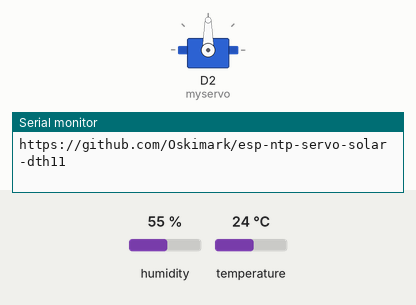
Bench run of a sketch on a simulated ESP8266 (NodeMCU). Shown: servo, the last lines printed to the serial monitor. The test bench sets the inputs (shaded band); at power-on: humidity 55 %, temperature 24 °C. WiFi joins after 1.5 s; servers stay silent unless stated; network time is answered at once with the bench clock; the local clock reads 2024-03-15 10:24:30 at power-on unless the sketch sets it.

Above: at 0.1 s.
At 5.9 s:
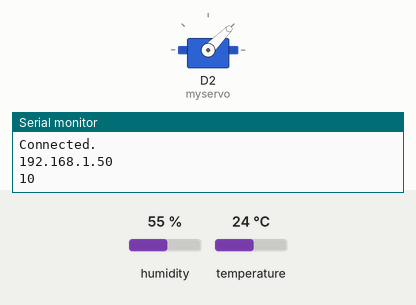
Timing chart, 0 to 7.4 s (numbered marks = the images above):
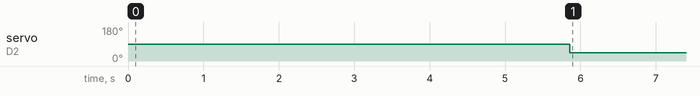

The sketch:

thingspeakhtesp.ino
```cpp
#include "ThingSpeak.h"
#include <NTPClient.h>
#include <WiFiUdp.h>
#include <ESP8266WiFi.h>
#include <DHT.h>
#include <Servo.h>
#define DHTTYPE DHT11
#define DHTPIN D7
DHT dht(DHTPIN, DHTTYPE);
int transmit_t = 0;
int transmit_h = 0;
int anterior_t = 0;
int anterior_h = 0;
int manana= 0;
int mananita= 0;
int mediodia= 0;
int tarde= 0;
int noche= 0;
int hora = 0;

float value = 0;
int x = 0;
WiFiUDP ntpUDP;
Servo myservo;  // create servo object to control a servo

IPAddress ip(192,168,0,25);
IPAddress gateway(192,168,0,1);
IPAddress subnet(255,255,255,0);
//----------- Enter you Wi-Fi Details---------//
char ssid[] = "nnnnn";   // your network SSID (name)
char pass[] = "nnnnnnn";   // your network password
//-------------------------------------------//

//----------- Channel Details -------------//
unsigned long Channel_ID = 88430; // Channel ID
const int Field_number1 = 1; // Don't change
const int Field_number2 = 2; // Don't change
const char * WriteAPIKey = "nnnnnnn"; // Your write API Key
// ----------------------------------------//
WiFiClient  client;
NTPClient timeClient(ntpUDP, "0.south-america.pool.ntp.org",-10800,6000);

void setup()
{
  dht.begin();
  Serial.begin(115200);
  Serial.println("https://github.com/Oskimark/esp-ntp-servo-solar-dth11");
  IPAddress ip(192, 168, 0, 25);
  WiFi.mode(WIFI_STA);
  ThingSpeak.begin(client);
  myservo.attach(D2);  // attaches the servo on pin 9 to the servo object

}

void loop()
{
  leerht();
  comparar();

 // leerhora();
  delay(10000);
}


void upload()
{
  internet();
  x = ThingSpeak.writeFields(Channel_ID, WriteAPIKey);
   timeClient.begin();
   timeClient.update(); //sincronizamos con el server NTP
   hora=timeClient.getHours();
  //Serial.println(timeClient.getFormattedTime());
   Serial.println(hora);
  switch (hora) {
    case 7:
      if (manana==0)
      {myservo.attach(D2);
        myservo.write(0);                 // sets the servo position according to the scaled value
      delay(1000);
      myservo.detach();

      manana=1;
      noche=0;}
      break;

    case 10:
      if (mananita==0)
      {myservo.attach(D2);
        myservo.write(45);                  // sets the servo position according to the scaled value
      delay(1000);
      myservo.detach();
      mananita=1; }
      break;

    case 13:
      if (mediodia==0)
      {myservo.attach(D2);
        myservo.write(90);                  // sets the servo position according to the scaled value
      delay(1000);
      myservo.detach();
      mediodia=1; }
      break;

    case 16:
      if (tarde==0)
      {myservo.attach(D2);
        myservo.write(120);                  // sets the servo position according to the scaled value
      delay(1000);
      myservo.detach();
      tarde=1; }
      break;

    case 18:
      if (noche==0)
      {myservo.attach(D2);
        myservo.write(180);                  // sets the servo position according to the scaled value
      delay(1000);
      myservo.detach();
      noche=1;
      manana=0;
      mananita=0;
      mediodia=0;
      tarde=0; }
      break;
   }


  if (x == 200)Serial.println("Data Updated.");
  if (x != 200)
  {
    Serial.println("Data upload failed, retrying....");
    delay(15000);
    upload();
  }
  delay(15000);

}
void internet()
{
  if (WiFi.status() != WL_CONNECTED)
  {
    Serial.print("Attempting to connect to SSID: ");
    Serial.println(ssid);
    while (WiFi.status() != WL_CONNECTED)
    {// WiFi.config(ip, gateway, subnet);
      WiFi.begin(ssid, pass);
      Serial.print(".");
      delay(5000);
    }
    Serial.println("\nConnected.");
     Serial.println(WiFi.localIP());

  }
}
void comparar()
{
 if ((anterior_h != transmit_h)||(anterior_t!=transmit_t))
   upload();

 Serial.println("sin cambios");
}
void leerht()
{
anterior_h=transmit_h;//guardo los ultimos valores para compararlos
anterior_t=transmit_t;

float h = dht.readHumidity();
float t = dht.readTemperature();
  if (isnan(h) || isnan(t)) {
    Serial.println(F("Failed to read from DHT sensor!"));
    return;
  }

 transmit_h=(int)h;
 transmit_t=(int)t;

 ThingSpeak.setField(1, transmit_t);
 ThingSpeak.setField(2, transmit_h);
  //ThingSpeak.setField(3, number3);
   delay(500);
  Serial.println(transmit_h);
  Serial.println(transmit_t);
  }
```

Measured:
- by itself, servo on D2 (myservo): 90° → 45° at 5.9 s
